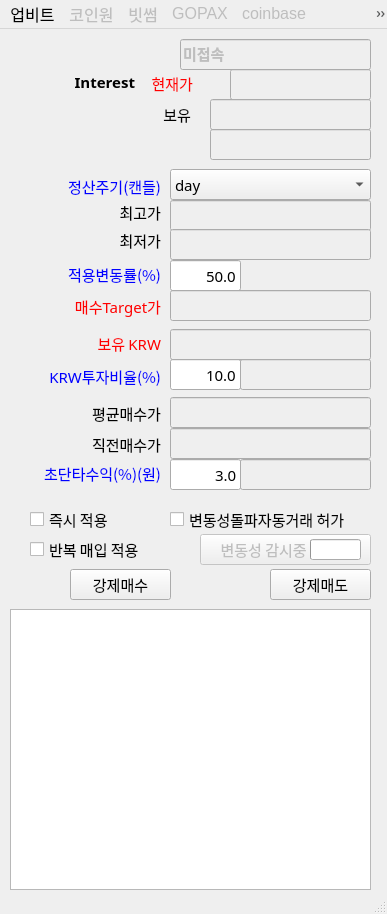
<?xml version="1.0" encoding="UTF-8"?>
<ui version="4.0">
 <class>MainWindow</class>
 <widget class="QMainWindow" name="MainWindow">
  <property name="geometry">
   <rect>
    <x>0</x>
    <y>0</y>
    <width>387</width>
    <height>914</height>
   </rect>
  </property>
  <property name="sizePolicy">
   <sizepolicy hsizetype="Fixed" vsizetype="Fixed">
    <horstretch>0</horstretch>
    <verstretch>0</verstretch>
   </sizepolicy>
  </property>
  <property name="windowTitle">
   <string>24시간 잠들지 않는 bitMeta23.01.27</string>
  </property>
  <property name="windowIcon">
   <iconset>
    <normaloff>2.ico</normaloff>2.ico</iconset>
  </property>
  <property name="windowOpacity">
   <double>80.000000000000000</double>
  </property>
  <property name="animated">
   <bool>false</bool>
  </property>
  <widget class="QWidget" name="centralwidget">
   <widget class="QPushButton" name="btn_inq">
    <property name="enabled">
     <bool>false</bool>
    </property>
    <property name="geometry">
     <rect>
      <x>200</x>
      <y>505</y>
      <width>171</width>
      <height>31</height>
     </rect>
    </property>
    <property name="font">
     <font>
      <family>맑은 고딕</family>
      <pointsize>11</pointsize>
     </font>
    </property>
    <property name="text">
     <string>변동성 감시중             </string>
    </property>
   </widget>
   <widget class="QProgressBar" name="pBar">
    <property name="geometry">
     <rect>
      <x>310</x>
      <y>510</y>
      <width>51</width>
      <height>21</height>
     </rect>
    </property>
    <property name="font">
     <font>
      <pointsize>11</pointsize>
     </font>
    </property>
    <property name="value">
     <number>0</number>
    </property>
    <property name="textVisible">
     <bool>false</bool>
    </property>
    <property name="textDirection">
     <enum>QProgressBar::TopToBottom</enum>
    </property>
   </widget>
   <widget class="QLabel" name="lbl_matic_led">
    <property name="geometry">
     <rect>
      <x>200</x>
      <y>40</y>
      <width>31</width>
      <height>31</height>
     </rect>
    </property>
    <property name="font">
     <font>
      <pointsize>11</pointsize>
     </font>
    </property>
    <property name="text">
     <string/>
    </property>
    <property name="scaledContents">
     <bool>true</bool>
    </property>
   </widget>
   <widget class="QCheckBox" name="cBox_trade">
    <property name="geometry">
     <rect>
      <x>170</x>
      <y>480</y>
      <width>191</width>
      <height>21</height>
     </rect>
    </property>
    <property name="font">
     <font>
      <family>맑은 고딕</family>
      <pointsize>11</pointsize>
     </font>
    </property>
    <property name="toolTip">
     <string>변동성 돌파 자동 거래를 허가 하는것이 거래의 시작입니다.</string>
    </property>
    <property name="text">
     <string>변동성돌파자동거래 허가</string>
    </property>
    <property name="iconSize">
     <size>
      <width>32</width>
      <height>32</height>
     </size>
    </property>
   </widget>
   <widget class="QLineEdit" name="lineEdit_yTop">
    <property name="enabled">
     <bool>false</bool>
    </property>
    <property name="geometry">
     <rect>
      <x>170</x>
      <y>171</y>
      <width>201</width>
      <height>31</height>
     </rect>
    </property>
    <property name="font">
     <font>
      <family>맑은 고딕</family>
      <pointsize>11</pointsize>
     </font>
    </property>
    <property name="styleSheet">
     <string notr="true">color: rgb(0, 0, 0);</string>
    </property>
    <property name="alignment">
     <set>Qt::AlignRight|Qt::AlignTrailing|Qt::AlignVCenter</set>
    </property>
   </widget>
   <widget class="QLineEdit" name="lineEdit_yBottom">
    <property name="enabled">
     <bool>false</bool>
    </property>
    <property name="geometry">
     <rect>
      <x>170</x>
      <y>200</y>
      <width>201</width>
      <height>31</height>
     </rect>
    </property>
    <property name="font">
     <font>
      <family>맑은 고딕</family>
      <pointsize>11</pointsize>
     </font>
    </property>
    <property name="alignment">
     <set>Qt::AlignRight|Qt::AlignTrailing|Qt::AlignVCenter</set>
    </property>
   </widget>
   <widget class="QLineEdit" name="lineEdit_targetPrice">
    <property name="enabled">
     <bool>false</bool>
    </property>
    <property name="geometry">
     <rect>
      <x>170</x>
      <y>261</y>
      <width>201</width>
      <height>31</height>
     </rect>
    </property>
    <property name="font">
     <font>
      <family>맑은 고딕</family>
      <pointsize>11</pointsize>
     </font>
    </property>
    <property name="alignment">
     <set>Qt::AlignRight|Qt::AlignTrailing|Qt::AlignVCenter</set>
    </property>
   </widget>
   <widget class="QLabel" name="label_10">
    <property name="geometry">
     <rect>
      <x>0</x>
      <y>434</y>
      <width>161</width>
      <height>21</height>
     </rect>
    </property>
    <property name="font">
     <font>
      <family>맑은 고딕</family>
      <pointsize>11</pointsize>
     </font>
    </property>
    <property name="styleSheet">
     <string notr="true">color:blue;</string>
    </property>
    <property name="text">
     <string>초단타수익(%)(원)</string>
    </property>
    <property name="alignment">
     <set>Qt::AlignRight|Qt::AlignTrailing|Qt::AlignVCenter</set>
    </property>
   </widget>
   <widget class="QLineEdit" name="lineEdit_boyuMATIC">
    <property name="enabled">
     <bool>false</bool>
    </property>
    <property name="geometry">
     <rect>
      <x>210</x>
      <y>70</y>
      <width>161</width>
      <height>31</height>
     </rect>
    </property>
    <property name="font">
     <font>
      <family>맑은 고딕</family>
      <pointsize>11</pointsize>
     </font>
    </property>
    <property name="alignment">
     <set>Qt::AlignRight|Qt::AlignTrailing|Qt::AlignVCenter</set>
    </property>
   </widget>
   <widget class="QLineEdit" name="lineEdit_boyuKRW">
    <property name="enabled">
     <bool>false</bool>
    </property>
    <property name="geometry">
     <rect>
      <x>170</x>
      <y>300</y>
      <width>201</width>
      <height>31</height>
     </rect>
    </property>
    <property name="font">
     <font>
      <family>맑은 고딕</family>
      <pointsize>11</pointsize>
     </font>
    </property>
    <property name="alignment">
     <set>Qt::AlignRight|Qt::AlignTrailing|Qt::AlignVCenter</set>
    </property>
   </widget>
   <widget class="QLineEdit" name="lineEdit_tujaYul">
    <property name="geometry">
     <rect>
      <x>170</x>
      <y>330</y>
      <width>71</width>
      <height>31</height>
     </rect>
    </property>
    <property name="font">
     <font>
      <family>맑은 고딕</family>
      <pointsize>11</pointsize>
     </font>
    </property>
    <property name="toolTip">
     <string>내가 가진 현금중 얼마를 투자 할 것인가를 결정 합니다.</string>
    </property>
    <property name="text">
     <string>10.0</string>
    </property>
    <property name="alignment">
     <set>Qt::AlignRight|Qt::AlignTrailing|Qt::AlignVCenter</set>
    </property>
   </widget>
   <widget class="QPushButton" name="btn_mesu">
    <property name="geometry">
     <rect>
      <x>70</x>
      <y>540</y>
      <width>101</width>
      <height>31</height>
     </rect>
    </property>
    <property name="font">
     <font>
      <family>맑은 고딕</family>
      <pointsize>11</pointsize>
     </font>
    </property>
    <property name="text">
     <string>강제매수</string>
    </property>
   </widget>
   <widget class="QLineEdit" name="lineEdit_byunYul">
    <property name="geometry">
     <rect>
      <x>170</x>
      <y>231</y>
      <width>71</width>
      <height>31</height>
     </rect>
    </property>
    <property name="font">
     <font>
      <family>맑은 고딕</family>
      <pointsize>11</pointsize>
     </font>
    </property>
    <property name="toolTip">
     <string>적용 변동률이 낮을 수록 공격적인 투자를 하게 됩니다. 50%를 권장합니다.</string>
    </property>
    <property name="text">
     <string>50.0</string>
    </property>
    <property name="alignment">
     <set>Qt::AlignRight|Qt::AlignTrailing|Qt::AlignVCenter</set>
    </property>
   </widget>
   <widget class="QPushButton" name="btn_medo">
    <property name="geometry">
     <rect>
      <x>270</x>
      <y>540</y>
      <width>101</width>
      <height>31</height>
     </rect>
    </property>
    <property name="font">
     <font>
      <family>맑은 고딕</family>
      <pointsize>11</pointsize>
     </font>
    </property>
    <property name="text">
     <string>강제매도</string>
    </property>
   </widget>
   <widget class="QLineEdit" name="lineEdit_upbitPrice">
    <property name="enabled">
     <bool>false</bool>
    </property>
    <property name="geometry">
     <rect>
      <x>230</x>
      <y>40</y>
      <width>141</width>
      <height>31</height>
     </rect>
    </property>
    <property name="font">
     <font>
      <family>맑은 고딕</family>
      <pointsize>11</pointsize>
     </font>
    </property>
    <property name="alignment">
     <set>Qt::AlignRight|Qt::AlignTrailing|Qt::AlignVCenter</set>
    </property>
   </widget>
   <widget class="QLabel" name="lbl_upbitInterest">
    <property name="geometry">
     <rect>
      <x>4</x>
      <y>42</y>
      <width>131</width>
      <height>21</height>
     </rect>
    </property>
    <property name="font">
     <font>
      <family>맑은 고딕</family>
      <pointsize>11</pointsize>
      <weight>75</weight>
      <bold>true</bold>
     </font>
    </property>
    <property name="text">
     <string>Interest</string>
    </property>
    <property name="alignment">
     <set>Qt::AlignRight|Qt::AlignTrailing|Qt::AlignVCenter</set>
    </property>
   </widget>
   <widget class="QLabel" name="label_16">
    <property name="geometry">
     <rect>
      <x>80</x>
      <y>173</y>
      <width>81</width>
      <height>21</height>
     </rect>
    </property>
    <property name="font">
     <font>
      <family>맑은 고딕</family>
      <pointsize>11</pointsize>
     </font>
    </property>
    <property name="text">
     <string>최고가</string>
    </property>
    <property name="alignment">
     <set>Qt::AlignRight|Qt::AlignTrailing|Qt::AlignVCenter</set>
    </property>
   </widget>
   <widget class="QLabel" name="label_17">
    <property name="geometry">
     <rect>
      <x>80</x>
      <y>201</y>
      <width>81</width>
      <height>20</height>
     </rect>
    </property>
    <property name="font">
     <font>
      <family>맑은 고딕</family>
      <pointsize>11</pointsize>
     </font>
    </property>
    <property name="text">
     <string>최저가</string>
    </property>
    <property name="alignment">
     <set>Qt::AlignRight|Qt::AlignTrailing|Qt::AlignVCenter</set>
    </property>
   </widget>
   <widget class="QLabel" name="label_18">
    <property name="geometry">
     <rect>
      <x>10</x>
      <y>267</y>
      <width>151</width>
      <height>21</height>
     </rect>
    </property>
    <property name="font">
     <font>
      <family>맑은 고딕</family>
      <pointsize>11</pointsize>
      <underline>false</underline>
     </font>
    </property>
    <property name="styleSheet">
     <string notr="true">color:red;</string>
    </property>
    <property name="text">
     <string>매수Target가</string>
    </property>
    <property name="alignment">
     <set>Qt::AlignRight|Qt::AlignTrailing|Qt::AlignVCenter</set>
    </property>
   </widget>
   <widget class="QLabel" name="label_19">
    <property name="geometry">
     <rect>
      <x>10</x>
      <y>304</y>
      <width>151</width>
      <height>21</height>
     </rect>
    </property>
    <property name="font">
     <font>
      <family>맑은 고딕</family>
      <pointsize>11</pointsize>
     </font>
    </property>
    <property name="styleSheet">
     <string notr="true">color:red;</string>
    </property>
    <property name="text">
     <string>보유 KRW</string>
    </property>
    <property name="alignment">
     <set>Qt::AlignRight|Qt::AlignTrailing|Qt::AlignVCenter</set>
    </property>
   </widget>
   <widget class="QLabel" name="lbl_boyuInterest">
    <property name="geometry">
     <rect>
      <x>10</x>
      <y>70</y>
      <width>181</width>
      <height>31</height>
     </rect>
    </property>
    <property name="font">
     <font>
      <family>맑은 고딕</family>
      <pointsize>11</pointsize>
     </font>
    </property>
    <property name="text">
     <string>보유</string>
    </property>
    <property name="alignment">
     <set>Qt::AlignRight|Qt::AlignTrailing|Qt::AlignVCenter</set>
    </property>
   </widget>
   <widget class="QLabel" name="label_22">
    <property name="geometry">
     <rect>
      <x>10</x>
      <y>235</y>
      <width>151</width>
      <height>21</height>
     </rect>
    </property>
    <property name="font">
     <font>
      <family>맑은 고딕</family>
      <pointsize>11</pointsize>
      <underline>false</underline>
     </font>
    </property>
    <property name="styleSheet">
     <string notr="true">color:blue;</string>
    </property>
    <property name="text">
     <string>적용변동률(%)</string>
    </property>
    <property name="alignment">
     <set>Qt::AlignRight|Qt::AlignTrailing|Qt::AlignVCenter</set>
    </property>
   </widget>
   <widget class="QLabel" name="label_11">
    <property name="geometry">
     <rect>
      <x>0</x>
      <y>337</y>
      <width>161</width>
      <height>20</height>
     </rect>
    </property>
    <property name="font">
     <font>
      <family>맑은 고딕</family>
      <pointsize>11</pointsize>
     </font>
    </property>
    <property name="styleSheet">
     <string notr="true">color:blue;</string>
    </property>
    <property name="text">
     <string>KRW투자비율(%)</string>
    </property>
    <property name="alignment">
     <set>Qt::AlignRight|Qt::AlignTrailing|Qt::AlignVCenter</set>
    </property>
   </widget>
   <widget class="QLineEdit" name="lineEdit_gaingYul">
    <property name="geometry">
     <rect>
      <x>170</x>
      <y>430</y>
      <width>71</width>
      <height>31</height>
     </rect>
    </property>
    <property name="font">
     <font>
      <family>맑은 고딕</family>
      <pointsize>11</pointsize>
     </font>
    </property>
    <property name="toolTip">
     <string>무엇보다 우선적으로 적용되는 옵션으로 평균 매수가의 해당 %보다 높을때 단타 매매를 합니다.</string>
    </property>
    <property name="text">
     <string>3.0</string>
    </property>
    <property name="alignment">
     <set>Qt::AlignRight|Qt::AlignTrailing|Qt::AlignVCenter</set>
    </property>
   </widget>
   <widget class="QLabel" name="label_20">
    <property name="geometry">
     <rect>
      <x>142</x>
      <y>44</y>
      <width>51</width>
      <height>21</height>
     </rect>
    </property>
    <property name="font">
     <font>
      <family>맑은 고딕</family>
      <pointsize>11</pointsize>
      <underline>false</underline>
     </font>
    </property>
    <property name="styleSheet">
     <string notr="true">color:red;</string>
    </property>
    <property name="text">
     <string>현재가</string>
    </property>
    <property name="alignment">
     <set>Qt::AlignRight|Qt::AlignTrailing|Qt::AlignVCenter</set>
    </property>
   </widget>
   <widget class="QLineEdit" name="lineEdit_avgMesu">
    <property name="enabled">
     <bool>false</bool>
    </property>
    <property name="geometry">
     <rect>
      <x>170</x>
      <y>368</y>
      <width>201</width>
      <height>31</height>
     </rect>
    </property>
    <property name="font">
     <font>
      <family>맑은 고딕</family>
      <pointsize>11</pointsize>
     </font>
    </property>
    <property name="text">
     <string/>
    </property>
    <property name="alignment">
     <set>Qt::AlignRight|Qt::AlignTrailing|Qt::AlignVCenter</set>
    </property>
   </widget>
   <widget class="QLabel" name="label_12">
    <property name="geometry">
     <rect>
      <x>10</x>
      <y>374</y>
      <width>151</width>
      <height>21</height>
     </rect>
    </property>
    <property name="font">
     <font>
      <family>맑은 고딕</family>
      <pointsize>11</pointsize>
     </font>
    </property>
    <property name="text">
     <string>평균매수가</string>
    </property>
    <property name="alignment">
     <set>Qt::AlignRight|Qt::AlignTrailing|Qt::AlignVCenter</set>
    </property>
   </widget>
   <widget class="QLineEdit" name="lineEdit_lastMesu">
    <property name="enabled">
     <bool>false</bool>
    </property>
    <property name="geometry">
     <rect>
      <x>170</x>
      <y>399</y>
      <width>201</width>
      <height>31</height>
     </rect>
    </property>
    <property name="font">
     <font>
      <family>맑은 고딕</family>
      <pointsize>11</pointsize>
     </font>
    </property>
    <property name="text">
     <string/>
    </property>
    <property name="alignment">
     <set>Qt::AlignRight|Qt::AlignTrailing|Qt::AlignVCenter</set>
    </property>
   </widget>
   <widget class="QLabel" name="label_13">
    <property name="geometry">
     <rect>
      <x>10</x>
      <y>405</y>
      <width>151</width>
      <height>21</height>
     </rect>
    </property>
    <property name="font">
     <font>
      <family>맑은 고딕</family>
      <pointsize>11</pointsize>
     </font>
    </property>
    <property name="text">
     <string>직전매수가</string>
    </property>
    <property name="alignment">
     <set>Qt::AlignRight|Qt::AlignTrailing|Qt::AlignVCenter</set>
    </property>
   </widget>
   <widget class="QTextEdit" name="textEdit_botSend">
    <property name="geometry">
     <rect>
      <x>10</x>
      <y>580</y>
      <width>361</width>
      <height>281</height>
     </rect>
    </property>
   </widget>
   <widget class="QLineEdit" name="lineEdit_tujaKum">
    <property name="enabled">
     <bool>false</bool>
    </property>
    <property name="geometry">
     <rect>
      <x>240</x>
      <y>330</y>
      <width>131</width>
      <height>31</height>
     </rect>
    </property>
    <property name="font">
     <font>
      <family>맑은 고딕</family>
      <pointsize>11</pointsize>
     </font>
    </property>
    <property name="alignment">
     <set>Qt::AlignRight|Qt::AlignTrailing|Qt::AlignVCenter</set>
    </property>
   </widget>
   <widget class="QLineEdit" name="lineEdit_gaingKum">
    <property name="enabled">
     <bool>false</bool>
    </property>
    <property name="geometry">
     <rect>
      <x>240</x>
      <y>430</y>
      <width>131</width>
      <height>31</height>
     </rect>
    </property>
    <property name="font">
     <font>
      <family>맑은 고딕</family>
      <pointsize>11</pointsize>
     </font>
    </property>
    <property name="alignment">
     <set>Qt::AlignRight|Qt::AlignTrailing|Qt::AlignVCenter</set>
    </property>
   </widget>
   <widget class="QLabel" name="label_14">
    <property name="geometry">
     <rect>
      <x>110</x>
      <y>0</y>
      <width>51</width>
      <height>41</height>
     </rect>
    </property>
    <property name="font">
     <font>
      <family>맑은 고딕</family>
      <pointsize>11</pointsize>
      <italic>false</italic>
     </font>
    </property>
    <property name="text">
     <string/>
    </property>
    <property name="pixmap">
     <pixmap>3.ico</pixmap>
    </property>
    <property name="scaledContents">
     <bool>true</bool>
    </property>
    <property name="alignment">
     <set>Qt::AlignRight|Qt::AlignTrailing|Qt::AlignVCenter</set>
    </property>
   </widget>
   <widget class="QLineEdit" name="lineEdit_idInfo">
    <property name="enabled">
     <bool>false</bool>
    </property>
    <property name="geometry">
     <rect>
      <x>180</x>
      <y>10</y>
      <width>191</width>
      <height>31</height>
     </rect>
    </property>
    <property name="font">
     <font>
      <family>맑은 고딕</family>
      <pointsize>11</pointsize>
      <weight>75</weight>
      <italic>false</italic>
      <bold>true</bold>
     </font>
    </property>
    <property name="text">
     <string>미접속</string>
    </property>
    <property name="alignment">
     <set>Qt::AlignLeading|Qt::AlignLeft|Qt::AlignVCenter</set>
    </property>
   </widget>
   <widget class="QLineEdit" name="lineEdit_boyuMATIC_2">
    <property name="enabled">
     <bool>false</bool>
    </property>
    <property name="geometry">
     <rect>
      <x>210</x>
      <y>100</y>
      <width>161</width>
      <height>31</height>
     </rect>
    </property>
    <property name="font">
     <font>
      <family>맑은 고딕</family>
      <pointsize>11</pointsize>
     </font>
    </property>
    <property name="alignment">
     <set>Qt::AlignRight|Qt::AlignTrailing|Qt::AlignVCenter</set>
    </property>
   </widget>
   <widget class="QLabel" name="label_23">
    <property name="geometry">
     <rect>
      <x>10</x>
      <y>147</y>
      <width>151</width>
      <height>21</height>
     </rect>
    </property>
    <property name="font">
     <font>
      <family>맑은 고딕</family>
      <pointsize>11</pointsize>
      <underline>false</underline>
     </font>
    </property>
    <property name="styleSheet">
     <string notr="true">color:blue;</string>
    </property>
    <property name="text">
     <string>정산주기(캔들)</string>
    </property>
    <property name="alignment">
     <set>Qt::AlignRight|Qt::AlignTrailing|Qt::AlignVCenter</set>
    </property>
   </widget>
   <widget class="QComboBox" name="comboBox_jugi">
    <property name="geometry">
     <rect>
      <x>170</x>
      <y>140</y>
      <width>201</width>
      <height>31</height>
     </rect>
    </property>
    <property name="sizePolicy">
     <sizepolicy hsizetype="Preferred" vsizetype="Preferred">
      <horstretch>0</horstretch>
      <verstretch>0</verstretch>
     </sizepolicy>
    </property>
    <property name="font">
     <font>
      <family>맑은 고딕</family>
      <pointsize>11</pointsize>
     </font>
    </property>
    <property name="toolTip">
     <string>정산 주기를 조절 할 수 있습니다.</string>
    </property>
    <item>
     <property name="text">
      <string>day</string>
     </property>
    </item>
    <item>
     <property name="text">
      <string>minute1</string>
     </property>
    </item>
    <item>
     <property name="text">
      <string>minute3</string>
     </property>
    </item>
    <item>
     <property name="text">
      <string>minute5</string>
     </property>
    </item>
    <item>
     <property name="text">
      <string>minute10</string>
     </property>
    </item>
    <item>
     <property name="text">
      <string>minute15</string>
     </property>
    </item>
    <item>
     <property name="text">
      <string>munite30</string>
     </property>
    </item>
    <item>
     <property name="text">
      <string>minute60</string>
     </property>
    </item>
    <item>
     <property name="text">
      <string>minute240</string>
     </property>
    </item>
   </widget>
   <widget class="QCheckBox" name="cBox_banbok_trade">
    <property name="geometry">
     <rect>
      <x>30</x>
      <y>510</y>
      <width>131</width>
      <height>21</height>
     </rect>
    </property>
    <property name="font">
     <font>
      <family>맑은 고딕</family>
      <pointsize>11</pointsize>
     </font>
    </property>
    <property name="toolTip">
     <string>반복매입이란 1회 최초 타겟가격에 매입을 한후 가격이 하락후 재 상승하여 타겟가에 도달 했을때 추가 매입을 시도 하는 옵션입니다.</string>
    </property>
    <property name="text">
     <string>반복 매입 적용</string>
    </property>
    <property name="iconSize">
     <size>
      <width>32</width>
      <height>32</height>
     </size>
    </property>
   </widget>
   <widget class="QCheckBox" name="cBox_immediatery_trade">
    <property name="geometry">
     <rect>
      <x>30</x>
      <y>480</y>
      <width>101</width>
      <height>21</height>
     </rect>
    </property>
    <property name="font">
     <font>
      <family>맑은 고딕</family>
      <pointsize>11</pointsize>
     </font>
    </property>
    <property name="toolTip">
     <string>즉시 적용이란 변동성 돌파 자동 거래를 허가 했을때 이미 매수 타갯 가격에 도달 한 경우에  즉시 매수가 이루어 집니다. </string>
    </property>
    <property name="text">
     <string>즉시 적용</string>
    </property>
    <property name="iconSize">
     <size>
      <width>32</width>
      <height>32</height>
     </size>
    </property>
   </widget>
  </widget>
  <widget class="QMenuBar" name="menubar">
   <property name="geometry">
    <rect>
     <x>0</x>
     <y>0</y>
     <width>387</width>
     <height>27</height>
    </rect>
   </property>
   <property name="font">
    <font>
     <pointsize>12</pointsize>
    </font>
   </property>
   <widget class="QMenu" name="menu_2">
    <property name="title">
     <string>업비트</string>
    </property>
    <addaction name="actionLogin"/>
    <addaction name="actionStop"/>
    <addaction name="separator"/>
    <addaction name="actionBTasking"/>
    <addaction name="separator"/>
    <addaction name="actionRegister"/>
   </widget>
   <widget class="QMenu" name="menu_3">
    <property name="enabled">
     <bool>false</bool>
    </property>
    <property name="title">
     <string>코인원</string>
    </property>
    <addaction name="actionInquiry"/>
   </widget>
   <widget class="QMenu" name="menu_4">
    <property name="enabled">
     <bool>false</bool>
    </property>
    <property name="title">
     <string>빗썸</string>
    </property>
   </widget>
   <widget class="QMenu" name="menuGOPAX">
    <property name="enabled">
     <bool>false</bool>
    </property>
    <property name="title">
     <string>GOPAX</string>
    </property>
   </widget>
   <widget class="QMenu" name="menuVinance">
    <property name="enabled">
     <bool>false</bool>
    </property>
    <property name="title">
     <string>Vinance</string>
    </property>
   </widget>
   <widget class="QMenu" name="menucoinbase">
    <property name="enabled">
     <bool>false</bool>
    </property>
    <property name="title">
     <string>coinbase</string>
    </property>
   </widget>
   <widget class="QMenu" name="menuKOSPI">
    <property name="enabled">
     <bool>false</bool>
    </property>
    <property name="title">
     <string>KOSPI</string>
    </property>
   </widget>
   <widget class="QMenu" name="menuNasDaq">
    <property name="enabled">
     <bool>false</bool>
    </property>
    <property name="title">
     <string>NasDaq</string>
    </property>
   </widget>
   <widget class="QMenu" name="menu">
    <property name="font">
     <font>
      <family>맑은 고딕</family>
      <pointsize>11</pointsize>
     </font>
    </property>
    <property name="title">
     <string>알고리즘선택</string>
    </property>
    <addaction name="actionqusehdtjdehfvk"/>
    <addaction name="actioncheksxkaoao"/>
   </widget>
   <widget class="QMenu" name="menuAbout">
    <property name="title">
     <string>About</string>
    </property>
    <addaction name="actionaBot"/>
   </widget>
   <addaction name="menu_2"/>
   <addaction name="menu_3"/>
   <addaction name="menu_4"/>
   <addaction name="menuGOPAX"/>
   <addaction name="menucoinbase"/>
   <addaction name="menuVinance"/>
   <addaction name="menuKOSPI"/>
   <addaction name="menuNasDaq"/>
   <addaction name="menu"/>
   <addaction name="menuAbout"/>
  </widget>
  <widget class="QStatusBar" name="statusbar"/>
  <action name="actionLogin">
   <property name="enabled">
    <bool>true</bool>
   </property>
   <property name="icon">
    <iconset>
     <normaloff>gLed.png</normaloff>gLed.png</iconset>
   </property>
   <property name="text">
    <string>로그인</string>
   </property>
   <property name="font">
    <font>
     <family>맑은 고딕</family>
     <pointsize>12</pointsize>
    </font>
   </property>
  </action>
  <action name="actionStop">
   <property name="enabled">
    <bool>true</bool>
   </property>
   <property name="icon">
    <iconset>
     <normaloff>rLed.png</normaloff>rLed.png</iconset>
   </property>
   <property name="text">
    <string>로그아웃</string>
   </property>
   <property name="font">
    <font>
     <family>맑은 고딕</family>
     <pointsize>12</pointsize>
    </font>
   </property>
  </action>
  <action name="actionInquiry">
   <property name="enabled">
    <bool>false</bool>
   </property>
   <property name="text">
    <string>Inquiry</string>
   </property>
  </action>
  <action name="actionRegister">
   <property name="icon">
    <iconset>
     <normaloff>3.ico</normaloff>3.ico</iconset>
   </property>
   <property name="text">
    <string>회원등록</string>
   </property>
   <property name="font">
    <font>
     <family>맑은 고딕</family>
     <pointsize>12</pointsize>
    </font>
   </property>
  </action>
  <action name="actionqusehdtjdehfvk">
   <property name="checkable">
    <bool>true</bool>
   </property>
   <property name="checked">
    <bool>true</bool>
   </property>
   <property name="text">
    <string>변동성돌파 </string>
   </property>
  </action>
  <action name="actionBTasking">
   <property name="icon">
    <iconset>
     <normaloff>1.ico</normaloff>1.ico</iconset>
   </property>
   <property name="text">
    <string>코인변경</string>
   </property>
   <property name="font">
    <font>
     <family>맑은 고딕</family>
     <pointsize>12</pointsize>
    </font>
   </property>
  </action>
  <action name="actioncheksxkaoao">
   <property name="checkable">
    <bool>true</bool>
   </property>
   <property name="checked">
    <bool>true</bool>
   </property>
   <property name="text">
    <string>분봉초단타매매</string>
   </property>
  </action>
  <action name="actionaBot">
   <property name="icon">
    <iconset>
     <normaloff>bitmetaSmall3.bmp</normaloff>bitmetaSmall3.bmp</iconset>
   </property>
   <property name="text">
    <string>aBot</string>
   </property>
  </action>
 </widget>
 <resources/>
 <connections/>
</ui>
